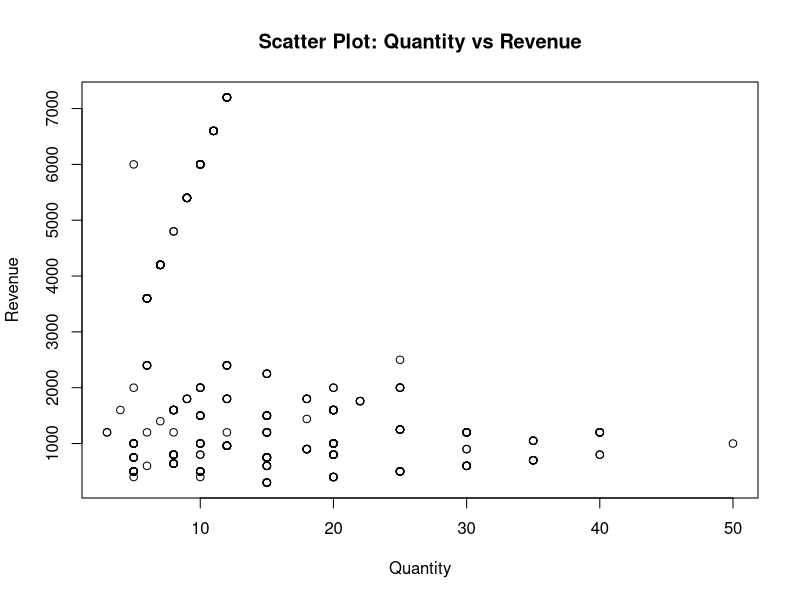

Write R code to recreate this figure. (Note: this script raises an error after producing the figure.)
#Load the Data
df <- read.csv("sales_data.csv")

#check the data structure
str(df)

#summary
summary(df)

#Scatter plot

forscatterplot <- df[c('quantity','revenue')]
plot(forscatterplot,xlab = "Quantity", ylab = "Revenue",main = "Scatter Plot: Quantity vs Revenue")

#barplot
library(ggplot2)
total_revenue_by_category <- sales_data %>%
  group_by(category) %>%
  summarise(total_revenue = sum(revenue))

ggplot(total_revenue_by_category, aes(x = category, y = total_revenue, fill = category)) +
  geom_bar(stat = "identity") +
  labs(title = "Total Revenue by Category", x = "Category", y = "Total Revenue") +
  theme_minimal() +
  theme(legend.position = "none")


#Line plot
plot(df$date, df$revenue, 
     type = "l",  # "l" stands for line plot
     xlab = "Date", 
     ylab = "Revenue", 
     main = "Line Plot: Revenue Over Time", 
     col = "blue")
  
